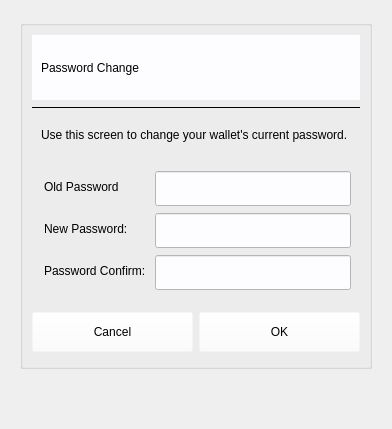
         <widget class="QWidget" name="password_page">
          <layout class="QGridLayout" name="gridLayout_41">
           <item row="0" column="0">
            <widget class="QFrame" name="frame_31">
             <property name="frameShape">
              <enum>QFrame::NoFrame</enum>
             </property>
             <property name="frameShadow">
              <enum>QFrame::Raised</enum>
             </property>
             <layout class="QVBoxLayout" name="verticalLayout_19">
              <item>
               <widget class="QGroupBox" name="groupBox_7">
                <property name="title">
                 <string/>
                </property>
                <layout class="QGridLayout" name="gridLayout_18">
                 <item row="1" column="0">
                  <widget class="Line" name="line_9">
                   <property name="frameShadow">
                    <enum>QFrame::Plain</enum>
                   </property>
                   <property name="orientation">
                    <enum>Qt::Horizontal</enum>
                   </property>
                  </widget>
                 </item>
                 <item row="0" column="0">
                  <widget class="QFrame" name="frame_37">
                   <property name="minimumSize">
                    <size>
                     <width>0</width>
                     <height>65</height>
                    </size>
                   </property>
                   <property name="maximumSize">
                    <size>
                     <width>16777215</width>
                     <height>65</height>
                    </size>
                   </property>
                   <property name="styleSheet">
                    <string notr="true">background-color: rgb(253, 253, 255);
font: 24pt &quot;Helvetica&quot;;
</string>
                   </property>
                   <property name="frameShape">
                    <enum>QFrame::NoFrame</enum>
                   </property>
                   <property name="frameShadow">
                    <enum>QFrame::Raised</enum>
                   </property>
                   <layout class="QGridLayout" name="gridLayout_42">
                    <item row="0" column="0">
                     <widget class="QLabel" name="label_24">
                      <property name="styleSheet">
                       <string notr="true">font: 24pt &quot;Helvetica&quot;;
</string>
                      </property>
                      <property name="text">
                       <string>Password Change</string>
                      </property>
                     </widget>
                    </item>
                   </layout>
                  </widget>
                 </item>
                 <item row="2" column="0">
                  <widget class="QFrame" name="frame_49">
                   <property name="minimumSize">
                    <size>
                     <width>0</width>
                     <height>40</height>
                    </size>
                   </property>
                   <property name="maximumSize">
                    <size>
                     <width>16777215</width>
                     <height>40</height>
                    </size>
                   </property>
                   <property name="styleSheet">
                    <string notr="true">border-radius:3px;
QFrame#frame_49{border-radius: 3px;}
</string>
                   </property>
                   <property name="frameShape">
                    <enum>QFrame::NoFrame</enum>
                   </property>
                   <property name="frameShadow">
                    <enum>QFrame::Raised</enum>
                   </property>
                   <layout class="QVBoxLayout" name="verticalLayout_10">
                    <property name="topMargin">
                     <number>0</number>
                    </property>
                    <property name="bottomMargin">
                     <number>0</number>
                    </property>
                    <item alignment="Qt::AlignVCenter">
                     <widget class="QLabel" name="label_23">
                      <property name="minimumSize">
                       <size>
                        <width>0</width>
                        <height>0</height>
                       </size>
                      </property>
                      <property name="maximumSize">
                       <size>
                        <width>16777215</width>
                        <height>40</height>
                       </size>
                      </property>
                      <property name="styleSheet">
                       <string notr="true">font: 16pt 'Helvetica';
background-color: rgba(255, 255, 255, 0);</string>
                      </property>
                      <property name="text">
                       <string>Use this screen to change your wallet's current password. </string>
                      </property>
                      <property name="alignment">
                       <set>Qt::AlignBottom|Qt::AlignLeading|Qt::AlignLeft</set>
                      </property>
                      <property name="indent">
                       <number>0</number>
                      </property>
                     </widget>
                    </item>
                   </layout>
                  </widget>
                 </item>
                 <item row="5" column="0">
                  <widget class="QFrame" name="frame_39">
                   <property name="minimumSize">
                    <size>
                     <width>0</width>
                     <height>50</height>
                    </size>
                   </property>
                   <property name="maximumSize">
                    <size>
                     <width>16777215</width>
                     <height>50</height>
                    </size>
                   </property>
                   <property name="styleSheet">
                    <string notr="true">background-color: rgba(255, 255, 255, 0);</string>
                   </property>
                   <property name="frameShape">
                    <enum>QFrame::NoFrame</enum>
                   </property>
                   <property name="frameShadow">
                    <enum>QFrame::Raised</enum>
                   </property>
                   <layout class="QGridLayout" name="gridLayout_43">
                    <property name="leftMargin">
                     <number>0</number>
                    </property>
                    <property name="topMargin">
                     <number>4</number>
                    </property>
                    <property name="rightMargin">
                     <number>0</number>
                    </property>
                    <property name="bottomMargin">
                     <number>4</number>
                    </property>
                    <item row="0" column="0">
                     <widget class="QPushButton" name="pwd_cancel_btn">
                      <property name="minimumSize">
                       <size>
                        <width>0</width>
                        <height>40</height>
                       </size>
                      </property>
                      <property name="maximumSize">
                       <size>
                        <width>16777215</width>
                        <height>40</height>
                       </size>
                      </property>
                      <property name="text">
                       <string>Cancel</string>
                      </property>
                     </widget>
                    </item>
                    <item row="0" column="1" alignment="Qt::AlignVCenter">
                     <widget class="QPushButton" name="pwd_ok_btn">
                      <property name="minimumSize">
                       <size>
                        <width>0</width>
                        <height>40</height>
                       </size>
                      </property>
                      <property name="maximumSize">
                       <size>
                        <width>16777215</width>
                        <height>40</height>
                       </size>
                      </property>
                      <property name="text">
                       <string>OK</string>
                      </property>
                     </widget>
                    </item>
                   </layout>
                  </widget>
                 </item>
                 <item row="4" column="0">
                  <widget class="QFrame" name="frame_6">
                   <property name="minimumSize">
                    <size>
                     <width>0</width>
                     <height>140</height>
                    </size>
                   </property>
                   <property name="maximumSize">
                    <size>
                     <width>16777215</width>
                     <height>140</height>
                    </size>
                   </property>
                   <property name="styleSheet">
                    <string notr="true">QFrame#frame_6{border-radius: 3px;}
</string>
                   </property>
                   <property name="frameShape">
                    <enum>QFrame::NoFrame</enum>
                   </property>
                   <property name="frameShadow">
                    <enum>QFrame::Raised</enum>
                   </property>
                   <layout class="QGridLayout" name="gridLayout_22">
                    <item row="1" column="1">
                     <widget class="QLineEdit" name="lineEdit_4">
                      <property name="minimumSize">
                       <size>
                        <width>0</width>
                        <height>35</height>
                       </size>
                      </property>
                      <property name="styleSheet">
                       <string notr="true">background-color: rgb(253, 253, 255);</string>
                      </property>
                      <property name="echoMode">
                       <enum>QLineEdit::Password</enum>
                      </property>
                     </widget>
                    </item>
                    <item row="1" column="0">
                     <widget class="QLabel" name="label_21">
                      <property name="minimumSize">
                       <size>
                        <width>0</width>
                        <height>35</height>
                       </size>
                      </property>
                      <property name="maximumSize">
                       <size>
                        <width>16777215</width>
                        <height>35</height>
                       </size>
                      </property>
                      <property name="styleSheet">
                       <string notr="true">font: 16pt 'Helvetica';
padding-bottom: 4px;</string>
                      </property>
                      <property name="text">
                       <string>New Password:</string>
                      </property>
                     </widget>
                    </item>
                    <item row="2" column="1">
                     <widget class="QLineEdit" name="lineEdit_5">
                      <property name="minimumSize">
                       <size>
                        <width>0</width>
                        <height>35</height>
                       </size>
                      </property>
                      <property name="toolTip">
                       <string>Re-enter new password. </string>
                      </property>
                      <property name="styleSheet">
                       <string notr="true">background-color: rgb(253, 253, 255);</string>
                      </property>
                      <property name="echoMode">
                       <enum>QLineEdit::Password</enum>
                      </property>
                     </widget>
                    </item>
                    <item row="2" column="0">
                     <widget class="QLabel" name="label_22">
                      <property name="minimumSize">
                       <size>
                        <width>0</width>
                        <height>35</height>
                       </size>
                      </property>
                      <property name="maximumSize">
                       <size>
                        <width>16777215</width>
                        <height>35</height>
                       </size>
                      </property>
                      <property name="styleSheet">
                       <string notr="true">font: 16pt 'Helvetica';
padding-bottom: 4px;</string>
                      </property>
                      <property name="text">
                       <string>Password Confirm:</string>
                      </property>
                     </widget>
                    </item>
                    <item row="0" column="1">
                     <widget class="QLineEdit" name="lineEdit_10">
                      <property name="minimumSize">
                       <size>
                        <width>0</width>
                        <height>35</height>
                       </size>
                      </property>
                      <property name="maximumSize">
                       <size>
                        <width>16777215</width>
                        <height>35</height>
                       </size>
                      </property>
                      <property name="toolTip">
                       <string>Enter old passord here.</string>
                      </property>
                      <property name="styleSheet">
                       <string notr="true">background-color: rgb(253, 253, 255);</string>
                      </property>
                      <property name="echoMode">
                       <enum>QLineEdit::Password</enum>
                      </property>
                     </widget>
                    </item>
                    <item row="0" column="0">
                     <widget class="QLabel" name="label_61">
                      <property name="styleSheet">
                       <string notr="true">font: 16pt 'Helvetica';
padding-bottom: 4px;</string>
                      </property>
                      <property name="text">
                       <string>Old Password </string>
                      </property>
                     </widget>
                    </item>
                   </layout>
                  </widget>
                 </item>
                </layout>
               </widget>
              </item>
             </layout>
            </widget>
           </item>
           <item row="1" column="0">
            <spacer name="verticalSpacer_3">
             <property name="orientation">
              <enum>Qt::Vertical</enum>
             </property>
             <property name="sizeHint" stdset="0">
              <size>
               <width>20</width>
               <height>40</height>
              </size>
             </property>
            </spacer>
           </item>
          </layout>
         </widget>
